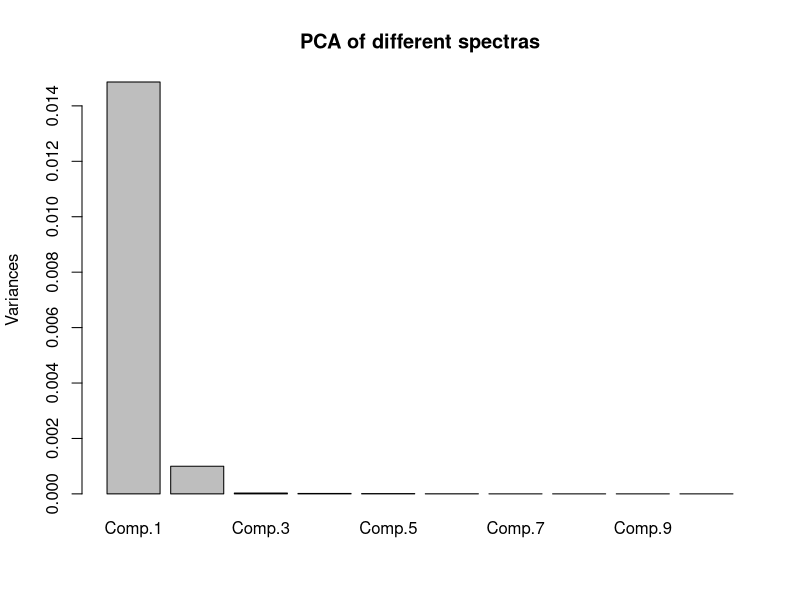
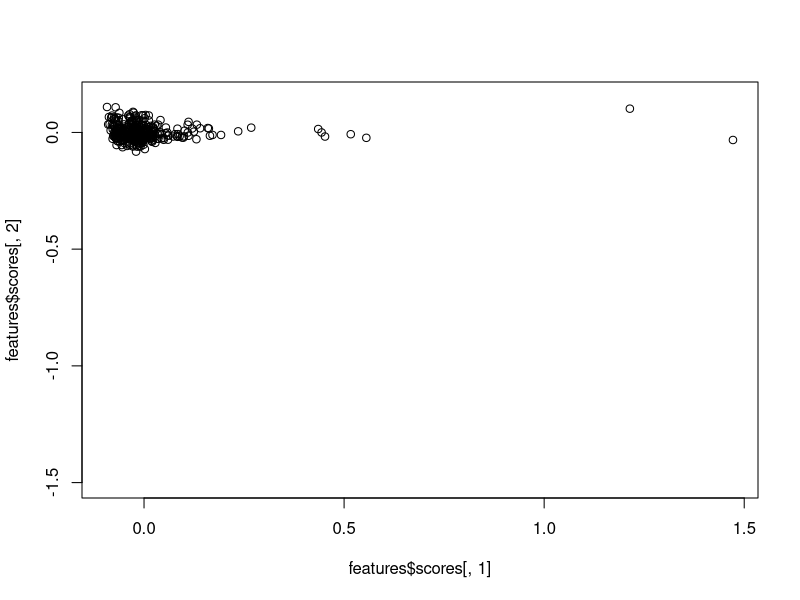
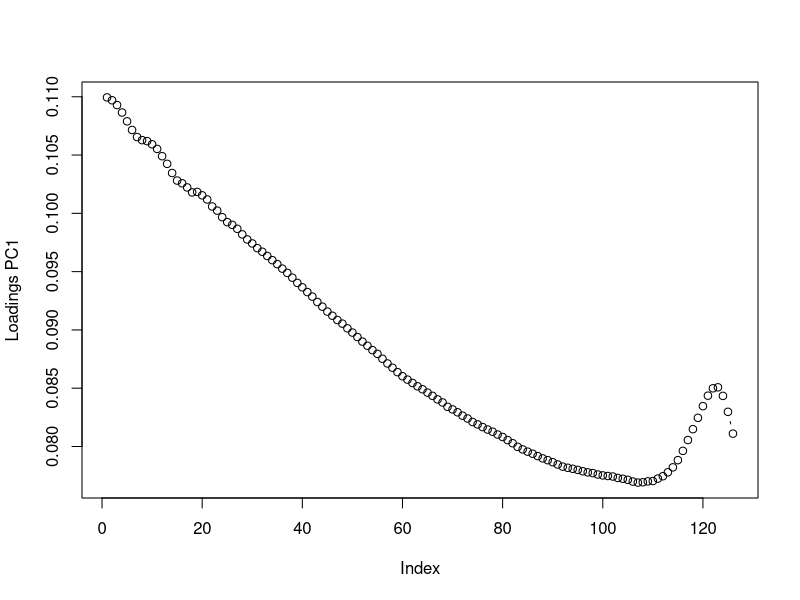
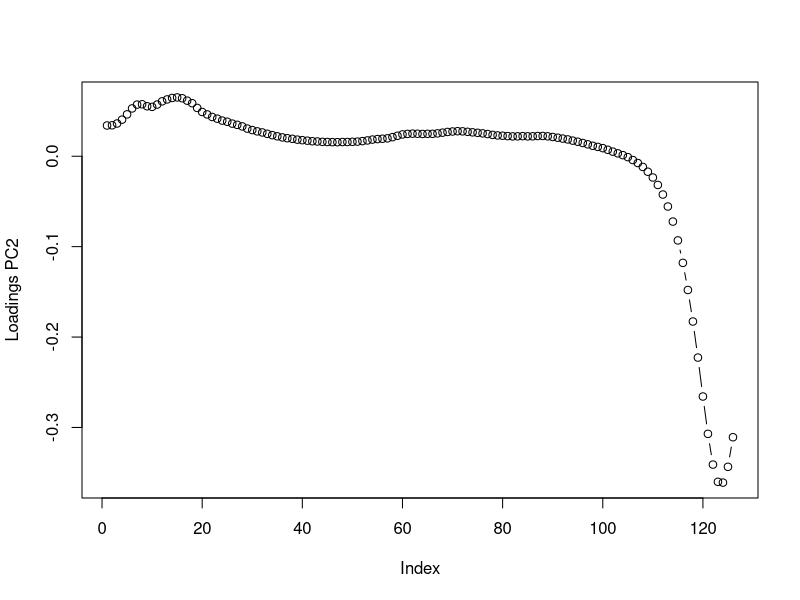
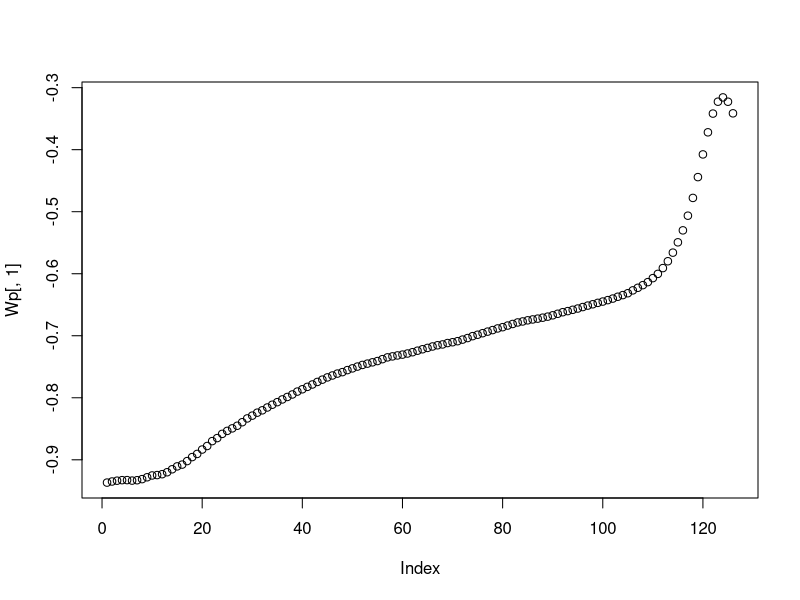
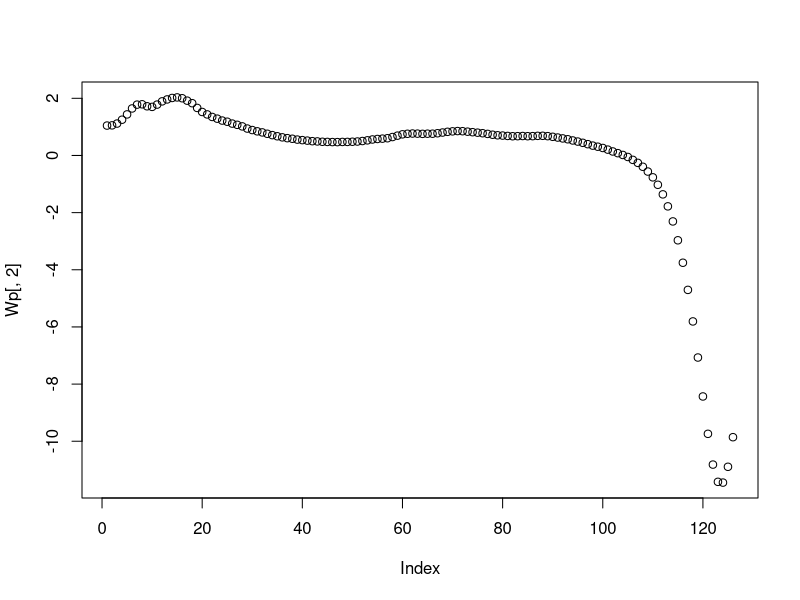
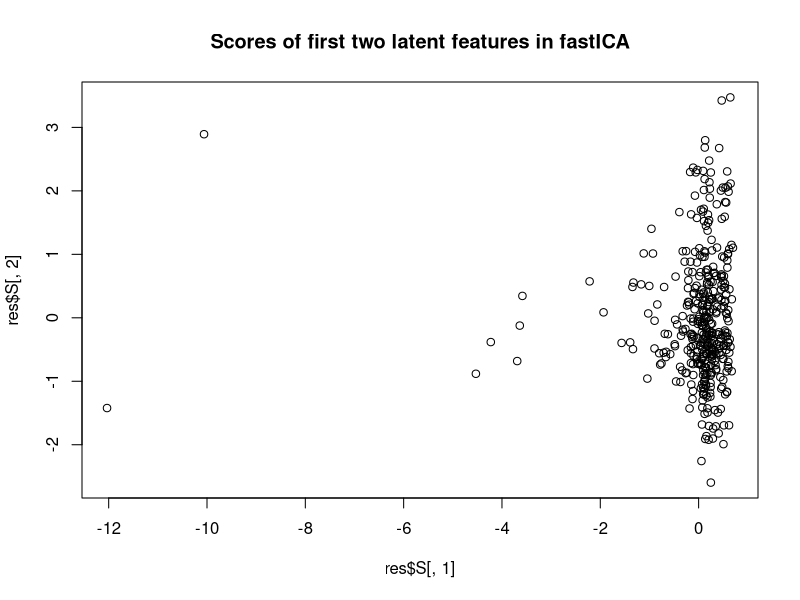
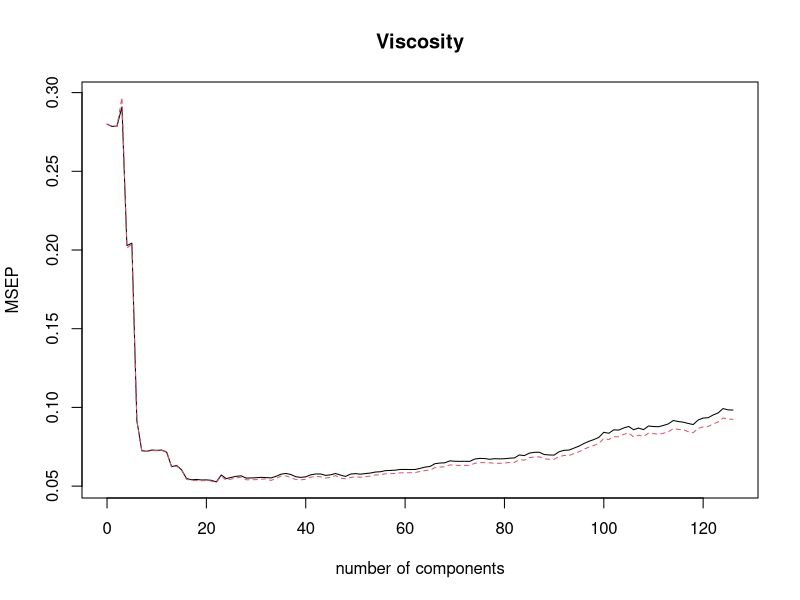

Generate these figures, in order, with R:
library(fastICA)
library(pls)

set.seed(12345)
data = read.csv("NIRSpectra.csv", header = TRUE, 
                sep = ";", dec = ",", fill = TRUE)
features = princomp(data[, -ncol(data)])
plot(features, main="PCA of different spectras")
# Proportion of variance in PC1 + PC2 = 0.933 + 0.062 = 0.996 > 0.99
# -- we choose PC1 and PC2.

# plot of PC1 vs PC2
x_lim = c(min(features$scores[ ,1]), max(features$scores[ ,1]))
y_lim = c(min(features$scores[ ,2]), max(features$scores[ ,2]))
plot(features$scores[ ,1], features$scores[ ,2], xlim=x_lim, ylim=c(-1.5, 0.15))

# loads, how much each feature contribute to the variance seen in a PC
loads = loadings(features)
par(mfrow=c(1,1))
plot(loads[, 1], type="b", ylab="Loadings PC1")
plot(loads[, 2], type="b", ylab="Loadings PC2")

# which has 0 load? those contribute nothing to the linear transformation,
# LOAD = how much a feature contribute to the variance within a principal component
# i.e. how much does one dimension contribute to the variance along the dimension of the PC.
# ************************ TODO:
# Is there any principle component that is explained by mainly a few original features?
# YES PC2, there are a lot of features that are around 0
# ************************

res = fastICA(data[ ,-ncol(data)], 2, fun = "logcosh", alpha = 1.0,
              row.norm = FALSE, maxit = 200, tol = 0.0001, verbose = TRUE)

#str(res)
# K = pre-whitening matrix that projects data onto the first n.comp principal components.
# W = estimated un-mixing matrix
# ************************ TODO:
# What is W_prime??
# ************************
Wp = res$K %*% res$W

plot(Wp[, 1])
plot(Wp[, 2])

# ************************ TODO:
# Make a plot of the scores of the first two latent features and compare
# it with the score plot from step 1
# lookup str(res) -- S ?
# ***********************

plot(res$S[, 1], res$S[, 2], main = "Scores of first two latent features in fastICA")

pcr.fit = pcr(formula = Viscosity ~ ., 
              data = data,
              validation = "CV")
validationplot(pcr.fit, val.type = "MSEP")
